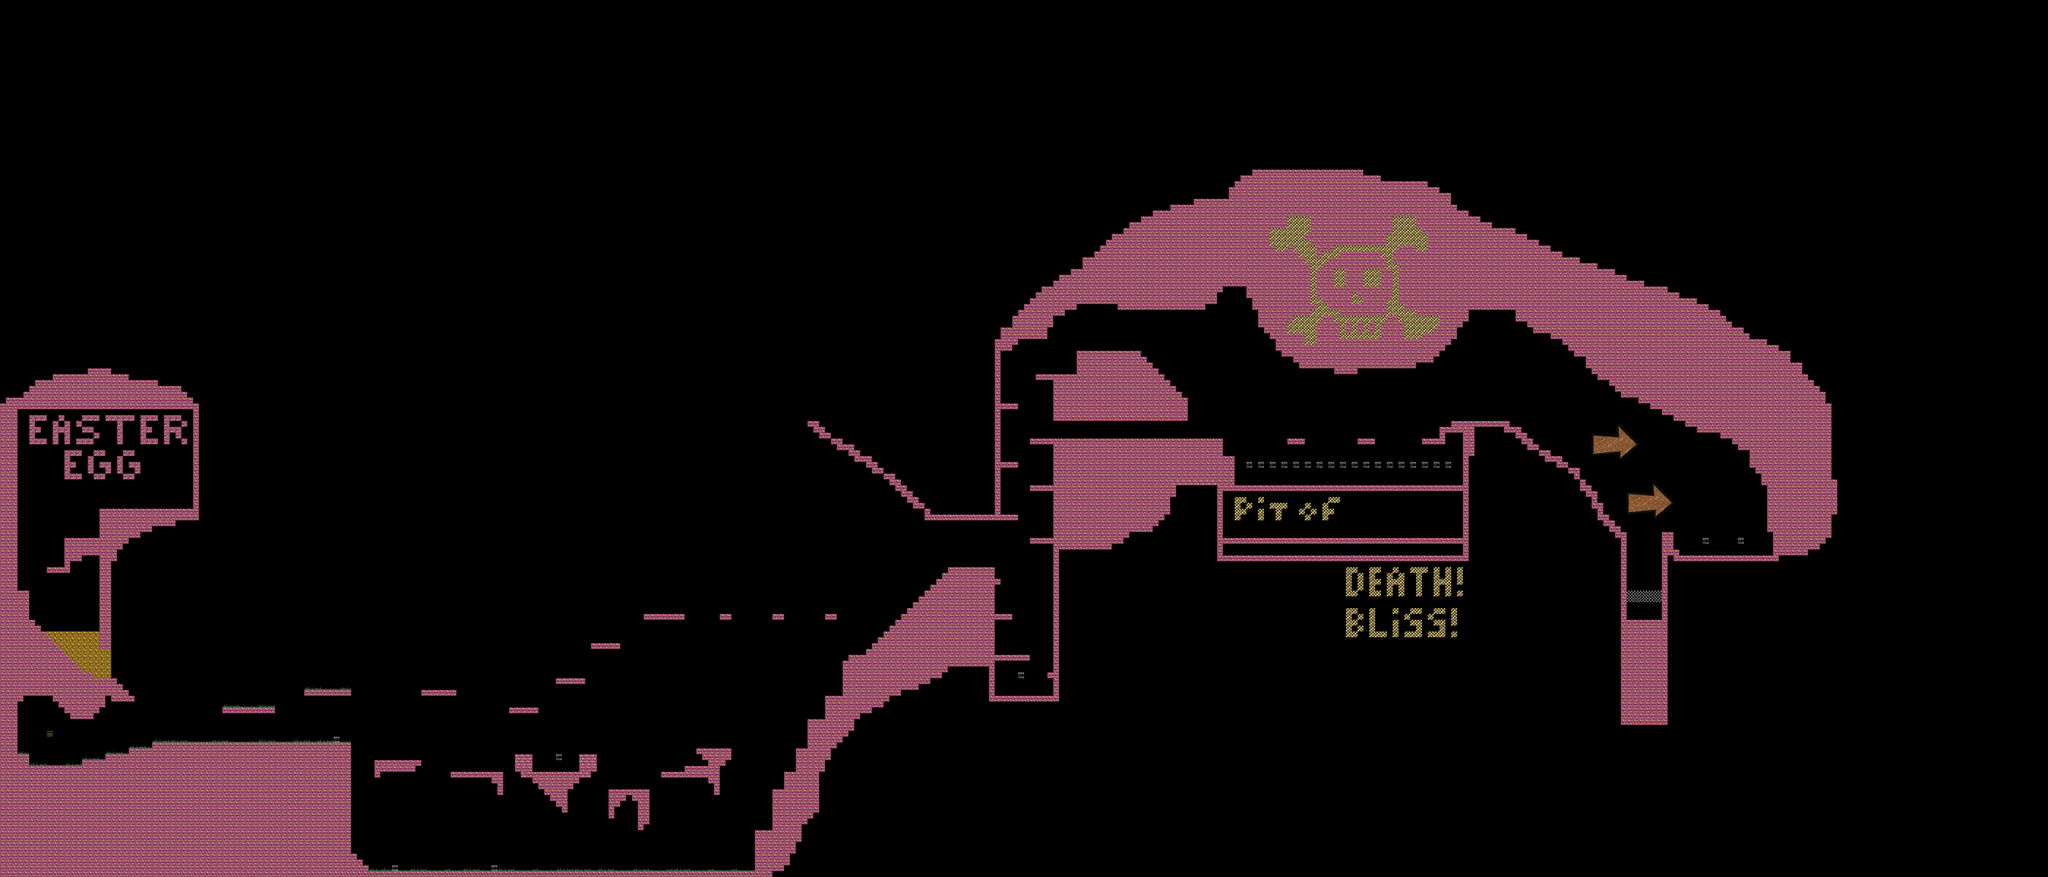

This is a level from a 2D game, rendered from its Tiled map with the project's own tilesets. A one-line summary and the map file follow, with tile-layer data summarised:
An orthogonal 350x150 tile map with 24x24 px tiles, 3 tile layers (Graphics, Foreground, Meta), 2 tilesets.

<map version="1.0" orientation="orthogonal" width="350" height="150" tilewidth="24" tileheight="24">
 <tileset firstgid="1" name="Graphics" tilewidth="24" tileheight="24">
  <image source="tileset_good_dream.png" width="600" height="1000" />
 </tileset>
 <tileset firstgid="1026" name="Meta" tilewidth="24" tileheight="24">
  <image source="meta_tiles.png" width="96" height="48" />
 </tileset>
 <layer name="Graphics" width="350" height="150">
  <data>[52500 cells, 7375 non-empty, 67 distinct tile ids]</data>
 </layer>
 <layer name="Foreground" width="350" height="150">
  <data>[52500 cells, 295 non-empty, 13 distinct tile ids]</data>
 </layer>
 <layer name="Meta" width="350" height="150" opacity="0.43">
  <data>[52500 cells, 7248 non-empty, 4 distinct tile ids]</data>
 </layer>
</map>
